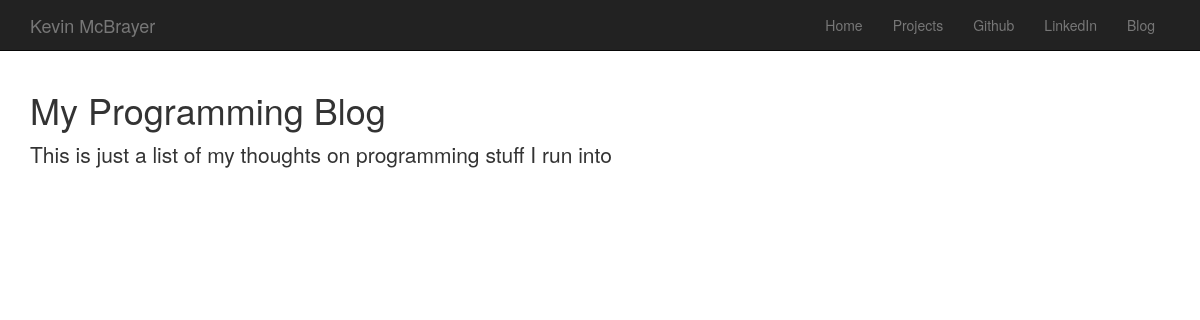
The page /blog/ on the database as committed earlier.
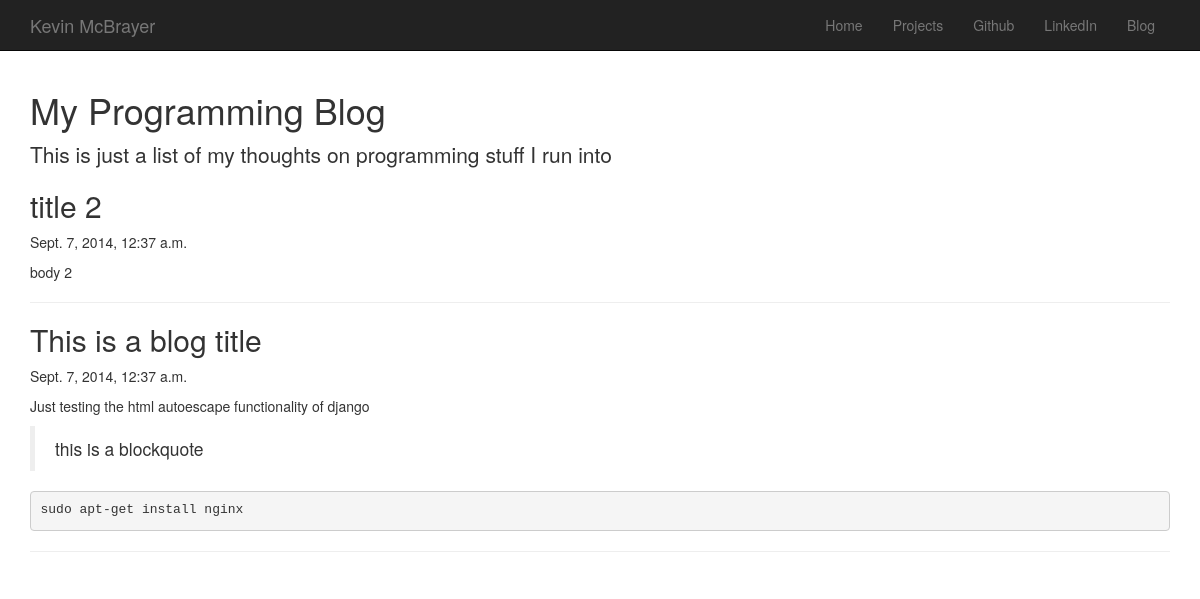
The same page on the database as committed later.
### mysite/models.py (models this page shows, shortened)
class Blog(models.Model):
    pub_date= models.DateTimeField(auto_now_add=True)
    title = models.CharField(max_length=200)
    body = models.TextField()

### mysite/views.py (the view)
# urls.py: url(r'^blog/', my_views.blog, name="blog"),
def blog(request):
	blog_list = Blog.objects.order_by('-pub_date')
	context = {'blogs': blog_list}
	return render(request, 'blog.html', context)

### templates/blog.html
{% extends "base.html" %}
{% block content %}
<div class="blog-header">
  <h1 class="blog-title">My Programming Blog</h1>
  <p class="lead blog-description">This is just a list of my thoughts on programming stuff I run into</p>
</div>
<div class="span12 blog-main">
{% for blog in blogs %}
	<div class="blog-post">
		<h2 class="blog-post-title">{{blog.title}}</h2>
		<p class="blog-post-meta">{{blog.pub_date}}</p>
		{{blog.body | safe}}
	</div>
	<hr>
{% endfor %}
</div>
{% endblock %}

### templates/base.html (shortened to what this page needs)
<!doctype html>
 <html>
{% load staticfiles %}
  <head>
    <link rel="stylesheet" href="{% static "styles/main.css"%}">
    <link rel="stylesheet" href="{% static "styles/blog-home.css"%}">
    <link rel="stylesheet" href="{% static "styles/bootstrap.min.css"%}">
  </head>
  <body>
  <div class="container">
    {% include "navbar.html" %}
    {% block content %}{% endblock %}
  </div>
  <div class="footer"></div>
  </body>
</html>

### templates/navbar.html (shortened to what this page needs)
<nav class="navbar navbar-inverse navbar-fixed-top" role="navigation">
  <div class="container">
    <div class="navbar-header">
      <a class="navbar-brand" href="/">Kevin McBrayer</a>
    </div>
    <div class="collapse navbar-collapse" id="bs-example-navbar-collapse-1">
      <ul class="nav navbar-nav pull-right">
        <li><a href="/">Home</a></li>
        <li><a href="/projects/">Projects</a></li>
        <li><a href="https://github.com/kmcbrayer">Github</a></li>
        <li><a href="http://www.linkedin.com/in/kevinmcbrayer/">LinkedIn</a></li>
        <li><a href="/blog/">Blog</a></li>
      </ul>
    </div>
  </div>
</nav>

### static/styles/main.css (style rules this page uses)
.footer { position: relative; height: 100px; clear:both; padding-top:20px; }

### static/styles/blog-home.css (style rules this page uses)
body { padding-top: 70px; }

Rows that differ between the two databases and show on the page:
added Blog: title "title 2", pub_date "Sept. 7, 2014, 12:37 a.m.", body "body 2"
added Blog: title "This is a blog title", pub_date "Sept. 7, 2014, 12:37 a.m.", body "Just testing the html autoescape functionality of django this is a blockquote sudo apt-get install nginx"
